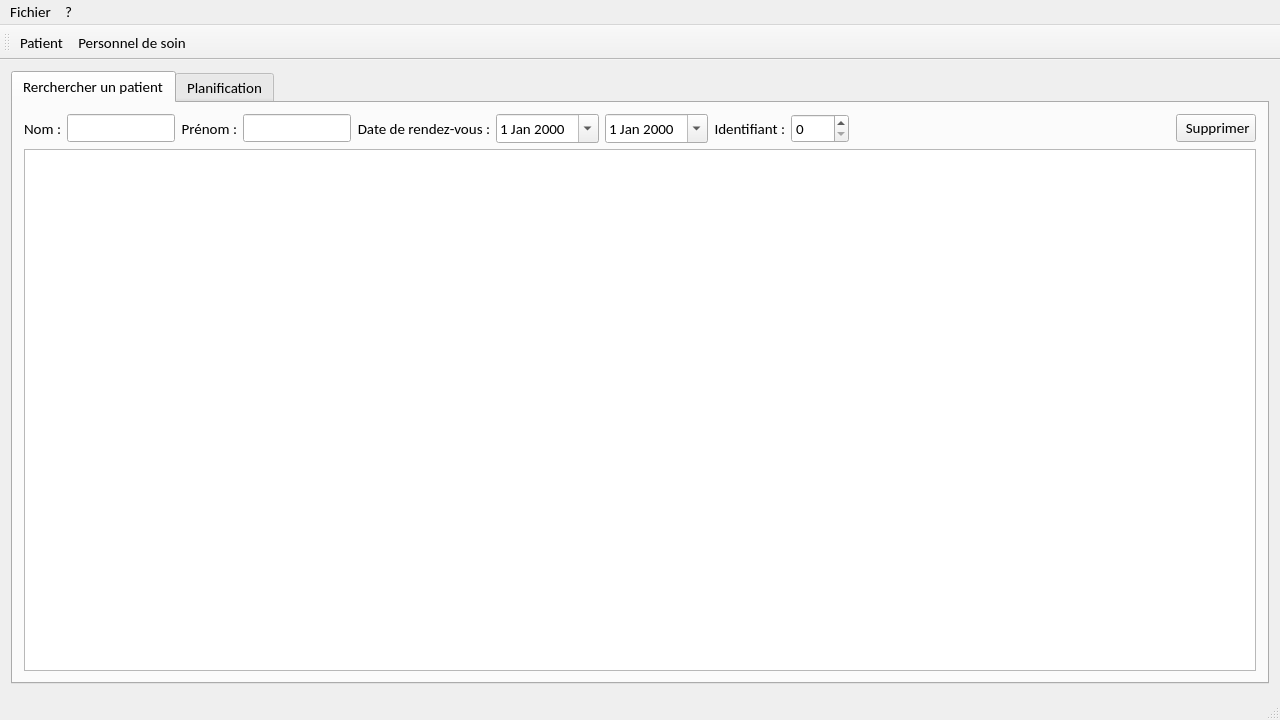
<?xml version="1.0" encoding="UTF-8"?>
<ui version="4.0">
 <class>MainWindow</class>
 <widget class="QMainWindow" name="MainWindow">
  <property name="geometry">
   <rect>
    <x>0</x>
    <y>0</y>
    <width>1280</width>
    <height>720</height>
   </rect>
  </property>
  <property name="font">
   <font>
    <family>Calibri</family>
    <pointsize>11</pointsize>
   </font>
  </property>
  <property name="windowTitle">
   <string>Fenêtre principale</string>
  </property>
  <property name="windowIcon">
   <iconset resource="../ressources.qrc">
    <normaloff>:/icon/resources/polytechIcon_400x400.png</normaloff>:/icon/resources/polytechIcon_400x400.png</iconset>
  </property>
  <widget class="QWidget" name="centralWidget">
   <layout class="QGridLayout" name="gridLayout">
    <item row="0" column="0">
     <widget class="QTabWidget" name="tabWidget">
      <property name="currentIndex">
       <number>0</number>
      </property>
      <widget class="QWidget" name="searchPatient">
       <attribute name="title">
        <string>Rerchercher un patient</string>
       </attribute>
       <layout class="QGridLayout" name="gridLayout_2">
        <item row="0" column="5">
         <widget class="QDateEdit" name="searchBeginDateEdit">
          <property name="calendarPopup">
           <bool>true</bool>
          </property>
         </widget>
        </item>
        <item row="0" column="3">
         <widget class="QLineEdit" name="searchFirstnameLineEdit">
          <property name="sizePolicy">
           <sizepolicy hsizetype="Preferred" vsizetype="Fixed">
            <horstretch>0</horstretch>
            <verstretch>0</verstretch>
           </sizepolicy>
          </property>
         </widget>
        </item>
        <item row="0" column="2">
         <widget class="QLabel" name="label_2">
          <property name="sizePolicy">
           <sizepolicy hsizetype="Minimum" vsizetype="Preferred">
            <horstretch>0</horstretch>
            <verstretch>0</verstretch>
           </sizepolicy>
          </property>
          <property name="text">
           <string>Prénom :</string>
          </property>
          <property name="alignment">
           <set>Qt::AlignRight|Qt::AlignTrailing|Qt::AlignVCenter</set>
          </property>
         </widget>
        </item>
        <item row="0" column="8">
         <widget class="QSpinBox" name="searchIDSpinBox">
          <property name="sizePolicy">
           <sizepolicy hsizetype="Preferred" vsizetype="Fixed">
            <horstretch>0</horstretch>
            <verstretch>0</verstretch>
           </sizepolicy>
          </property>
          <property name="maximum">
           <number>9999</number>
          </property>
         </widget>
        </item>
        <item row="0" column="1">
         <widget class="QLineEdit" name="searchNameLineEdit">
          <property name="sizePolicy">
           <sizepolicy hsizetype="Preferred" vsizetype="Fixed">
            <horstretch>0</horstretch>
            <verstretch>0</verstretch>
           </sizepolicy>
          </property>
         </widget>
        </item>
        <item row="0" column="10">
         <widget class="QPushButton" name="pushButtonDeletePatient">
          <property name="text">
           <string> Supprimer</string>
          </property>
          <property name="icon">
           <iconset resource="../ressources.qrc">
            <normaloff>:/icon/resources/baseline_delete_black_48dp.png</normaloff>:/icon/resources/baseline_delete_black_48dp.png</iconset>
          </property>
         </widget>
        </item>
        <item row="0" column="6">
         <widget class="QDateEdit" name="searchEndDateEdit">
          <property name="calendarPopup">
           <bool>true</bool>
          </property>
         </widget>
        </item>
        <item row="0" column="0">
         <widget class="QLabel" name="label">
          <property name="sizePolicy">
           <sizepolicy hsizetype="Minimum" vsizetype="Preferred">
            <horstretch>0</horstretch>
            <verstretch>0</verstretch>
           </sizepolicy>
          </property>
          <property name="text">
           <string>Nom :</string>
          </property>
          <property name="alignment">
           <set>Qt::AlignRight|Qt::AlignTrailing|Qt::AlignVCenter</set>
          </property>
         </widget>
        </item>
        <item row="1" column="0" colspan="11">
         <widget class="QTableView" name="tableView"/>
        </item>
        <item row="0" column="4">
         <widget class="QLabel" name="label_4">
          <property name="sizePolicy">
           <sizepolicy hsizetype="Minimum" vsizetype="Preferred">
            <horstretch>0</horstretch>
            <verstretch>0</verstretch>
           </sizepolicy>
          </property>
          <property name="text">
           <string>Date de rendez-vous :</string>
          </property>
          <property name="alignment">
           <set>Qt::AlignRight|Qt::AlignTrailing|Qt::AlignVCenter</set>
          </property>
         </widget>
        </item>
        <item row="0" column="7">
         <widget class="QLabel" name="label_3">
          <property name="sizePolicy">
           <sizepolicy hsizetype="Minimum" vsizetype="Preferred">
            <horstretch>0</horstretch>
            <verstretch>0</verstretch>
           </sizepolicy>
          </property>
          <property name="text">
           <string>Identifiant :</string>
          </property>
          <property name="alignment">
           <set>Qt::AlignRight|Qt::AlignTrailing|Qt::AlignVCenter</set>
          </property>
         </widget>
        </item>
        <item row="0" column="9">
         <spacer name="horizontalSpacer_2">
          <property name="orientation">
           <enum>Qt::Horizontal</enum>
          </property>
          <property name="sizeHint" stdset="0">
           <size>
            <width>40</width>
            <height>20</height>
           </size>
          </property>
         </spacer>
        </item>
       </layout>
      </widget>
      <widget class="QWidget" name="planification">
       <attribute name="title">
        <string>Planification</string>
       </attribute>
       <layout class="QGridLayout" name="gridLayout_3">
        <item row="2" column="0" colspan="2">
         <widget class="QTreeView" name="treeViewHealthWorker"/>
        </item>
        <item row="0" column="0" rowspan="2" colspan="2">
         <widget class="QLabel" name="label_5">
          <property name="text">
           <string>Personnel actif</string>
          </property>
         </widget>
        </item>
        <item row="0" column="2" rowspan="4">
         <spacer name="horizontalSpacer">
          <property name="orientation">
           <enum>Qt::Horizontal</enum>
          </property>
          <property name="sizeHint" stdset="0">
           <size>
            <width>40</width>
            <height>20</height>
           </size>
          </property>
         </spacer>
        </item>
        <item row="3" column="0" colspan="2" alignment="Qt::AlignHCenter">
         <widget class="QPushButton" name="pushButtonDeleteHealthWorker">
          <property name="text">
           <string>Supprimer</string>
          </property>
          <property name="icon">
           <iconset resource="../ressources.qrc">
            <normaloff>:/icon/resources/baseline_delete_black_48dp.png</normaloff>:/icon/resources/baseline_delete_black_48dp.png</iconset>
          </property>
         </widget>
        </item>
       </layout>
      </widget>
     </widget>
    </item>
   </layout>
  </widget>
  <widget class="QMenuBar" name="menuBar">
   <property name="geometry">
    <rect>
     <x>0</x>
     <y>0</y>
     <width>1280</width>
     <height>20</height>
    </rect>
   </property>
   <widget class="QMenu" name="menuFichier">
    <property name="title">
     <string>Fichier</string>
    </property>
    <widget class="QMenu" name="menuAjouter">
     <property name="title">
      <string>Ajouter</string>
     </property>
     <addaction name="actionPatient"/>
     <addaction name="actionPersonnel_de_soin"/>
    </widget>
    <addaction name="menuAjouter"/>
    <addaction name="separator"/>
    <addaction name="actionQuitter"/>
   </widget>
   <widget class="QMenu" name="menu">
    <property name="title">
     <string>?</string>
    </property>
    <addaction name="action_propos"/>
   </widget>
   <addaction name="menuFichier"/>
   <addaction name="menu"/>
  </widget>
  <widget class="QToolBar" name="mainToolBar">
   <attribute name="toolBarArea">
    <enum>TopToolBarArea</enum>
   </attribute>
   <attribute name="toolBarBreak">
    <bool>false</bool>
   </attribute>
   <addaction name="actionPatient"/>
   <addaction name="actionPersonnel_de_soin"/>
  </widget>
  <widget class="QStatusBar" name="statusBar"/>
  <action name="actionPatient">
   <property name="icon">
    <iconset resource="../ressources.qrc">
     <normaloff>:/icon/resources/addPatientIcon.png</normaloff>:/icon/resources/addPatientIcon.png</iconset>
   </property>
   <property name="text">
    <string>Patient</string>
   </property>
  </action>
  <action name="actionPersonnel_de_soin">
   <property name="icon">
    <iconset resource="../ressources.qrc">
     <normaloff>:/icon/resources/addDoctorIcon.png</normaloff>:/icon/resources/addDoctorIcon.png</iconset>
   </property>
   <property name="text">
    <string>Personnel de soin</string>
   </property>
  </action>
  <action name="actionQuitter">
   <property name="text">
    <string>Quitter</string>
   </property>
  </action>
  <action name="action_propos">
   <property name="text">
    <string>À propos</string>
   </property>
  </action>
 </widget>
 <layoutdefault spacing="6" margin="11"/>
 <tabstops>
  <tabstop>tabWidget</tabstop>
  <tabstop>searchNameLineEdit</tabstop>
  <tabstop>searchFirstnameLineEdit</tabstop>
  <tabstop>searchBeginDateEdit</tabstop>
  <tabstop>searchEndDateEdit</tabstop>
  <tabstop>searchIDSpinBox</tabstop>
  <tabstop>pushButtonDeletePatient</tabstop>
  <tabstop>tableView</tabstop>
  <tabstop>pushButtonDeleteHealthWorker</tabstop>
  <tabstop>treeViewHealthWorker</tabstop>
 </tabstops>
 <resources>
  <include location="../ressources.qrc"/>
 </resources>
 <connections/>
</ui>
